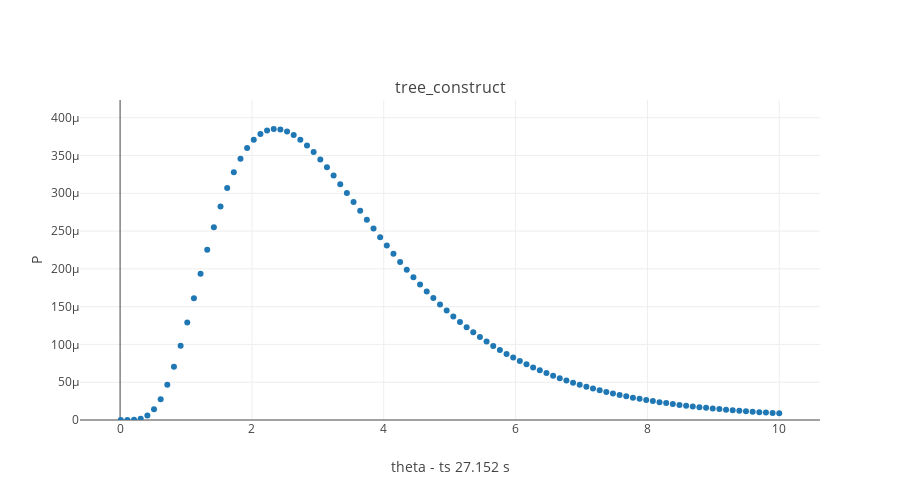

The code cell stored with this chart in its notebook:
### Code cell
func_names= ['tree_construct']
funcs= [
        Descent_return      # runUp_balance # tree_construct
       ]

range_theta= np.linspace(0.01,10,100)

plot_rec_InfSites(point_up,root_lib,funcs,func_names,range_theta,height= 500)
